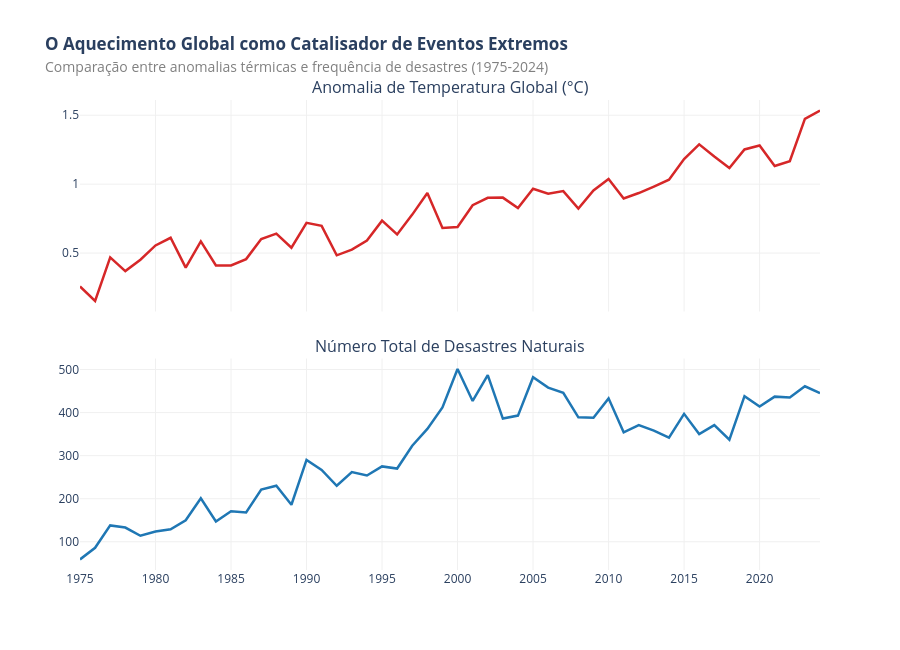

Notebook code for this chart:
### Markdown cell above
Causa e Efeito — Temperatura vs. Frequência de Desastres

Nesta etapa, cruzamos a "assinatura térmica" do planeta com a ocorrência de eventos extremos. Embora os dados venham de fontes distintas, utilizamos um eixo temporal comum para observar se os picos de aquecimento global coincidem com o aumento na atividade de desastres.

De acordo com as diretrizes de design (Aula 4 e 5):
* **Painéis Empilhados:** Em vez de usar dois eixos Y no mesmo gráfico (o que dificultaria a leitura), utilizamos subplots para manter as unidades (°C e contagem) separadas e claras.
* **Sincronização Temporal:** O tempo ocupa sempre o eixo X, garantindo a continuidade da história iniciada no Ato 1.

### Code cell
from plotly.subplots import make_subplots

# 1. Carregar e preparar o dataset de temperatura
df_temp = pd.read_csv('temperature-anomaly.csv')
df_temp_world = df_temp[(df_temp['Entity'] == 'World') & (df_temp['Year'] >= 1975) & (df_temp['Year'] <= 2024)]

# 2. Preparar a contagem de desastres por ano 
disaster_counts = df_emdat[(df_emdat['Start Year'] >= 1975) & (df_emdat['Start Year'] <= 2024)]
disaster_counts = disaster_counts.groupby('Start Year').size().reset_index(name='Count')

# 3. Criar Subplots (2 linhas, 1 coluna)
fig = make_subplots(rows=2, cols=1, 
                    shared_xaxes=True, 
                    vertical_spacing=0.1,
                    subplot_titles=("Anomalia de Temperatura Global (°C)", "Número Total de Desastres Naturais"))

# Adicionar Temperatura (Causa) - Linha Vermelha
fig.add_trace(
    go.Scatter(x=df_temp_world['Year'], y=df_temp_world['Average'], 
               name="Temperatura", line=dict(color='#d62728', width=2.5)),
    row=1, col=1
)

# Adicionar Desastres (Efeito) - Linha Azul
fig.add_trace(
    go.Scatter(x=disaster_counts['Start Year'], y=disaster_counts['Count'], 
               name="Nº Desastres", line=dict(color='#1f77b4', width=2.5)),
    row=2, col=1
)

# 4. Ajustar Layout 
fig.update_layout(
    title_text="<b>O Aquecimento Global como Catalisador de Eventos Extremos</b><br><span style='font-size:14px; color:gray'>Comparação entre anomalias térmicas e frequência de desastres (1975-2024)</span>",
    height=650,
    plot_bgcolor='white',
    showlegend=False
)

# Limpeza de grelhas e eixos
fig.update_xaxes(showgrid=True, gridcolor='#f0f0f0')
fig.update_yaxes(showgrid=True, gridcolor='#f0f0f0')

fig.show()

### Figure 1 — Plotly figure (JSON) as saved in the notebook; plotly's stock layout.template omitted (floating-point values rounded to 4 significant figures)
{"data": [{"line": {"color": "#d62728", "width": 2.5}, "name": "Temperatura", "type": "scatter", "x": [1975, 1976, 1977, 1978, 1979, 1980, 1981, 1982, 1983, 1984, 1985, 1986, 1987, 1988, 1989, 1990, 1991, 1992, 1993, 1994, 1995, 1996, 1997, 1998, 1999, 2000, 2001, 2002, 2003, 2004, 2005, 2006, 2007, 2008, 2009, 2010, 2011, 2012, 2013, 2014, 2015, 2016, 2017, 2018, 2019, 2020, 2021, 2022, 2023, 2024], "xaxis": "x", "y": [0.258, 0.1532, 0.4691, 0.3695, 0.4521, 0.5555, 0.6109, 0.3949, 0.5848, 0.41, 0.4099, 0.4563, 0.6022, 0.6416, 0.5389, 0.719, 0.6978, 0.484, 0.5251, 0.5914, 0.7351, 0.6348, 0.779, 0.9359, 0.682, 0.6895, 0.8474, 0.9011, 0.9022, 0.8264, 0.9663, 0.9303, 0.9495, 0.8231, 0.954, 1.038, 0.8966, 0.9355, 0.9826, 1.032, 1.182, 1.289, 1.2, 1.117, 1.251, 1.28, 1.131, 1.166, 1.474, 1.533], "yaxis": "y"}, {"line": {"color": "#1f77b4", "width": 2.5}, "name": "Nº Desastres", "type": "scatter", "x": [1975, 1976, 1977, 1978, 1979, 1980, 1981, 1982, 1983, 1984, 1985, 1986, 1987, 1988, 1989, 1990, 1991, 1992, 1993, 1994, 1995, 1996, 1997, 1998, 1999, 2000, 2001, 2002, 2003, 2004, 2005, 2006, 2007, 2008, 2009, 2010, 2011, 2012, 2013, 2014, 2015, 2016, 2017, 2018, 2019, 2020, 2021, 2022, 2023, 2024], "xaxis": "x2", "y": [59, 86, 138, 133, 114, 124, 129, 150, 201, 147, 171, 168, 221, 230, 186, 290, 267, 230, 262, 254, 275, 270, 323, 362, 412, 501, 427, 487, 386, 393, 482, 458, 446, 389, 388, 433, 354, 371, 358, 342, 397, 350, 371, 337, 438, 414, 437, 435, 461, 445], "yaxis": "y2"}], "layout": {"annotations": [{"font": {"size": 16}, "showarrow": false, "text": "Anomalia de Temperatura Global (°C)", "x": 0.5, "xanchor": "center", "xref": "paper", "y": 1, "yanchor": "bottom", "yref": "paper"}, {"font": {"size": 16}, "showarrow": false, "text": "Número Total de Desastres Naturais", "x": 0.5, "xanchor": "center", "xref": "paper", "y": 0.45, "yanchor": "bottom", "yref": "paper"}], "height": 650, "plot_bgcolor": "white", "showlegend": false, "title": {"text": "<b>O Aquecimento Global como Catalisador de Eventos Extremos</b><br><span style='font-size:14px; color:gray'>Comparação entre anomalias térmicas e frequência de desastres (1975-2024)</span>"}, "xaxis": {"anchor": "y", "domain": [0, 1], "gridcolor": "#f0f0f0", "matches": "x2", "showgrid": true, "showticklabels": false}, "xaxis2": {"anchor": "y2", "domain": [0, 1], "gridcolor": "#f0f0f0", "showgrid": true}, "yaxis": {"anchor": "x", "domain": [0.55, 1], "gridcolor": "#f0f0f0", "showgrid": true}, "yaxis2": {"anchor": "x2", "domain": [0, 0.45], "gridcolor": "#f0f0f0", "showgrid": true}}}
